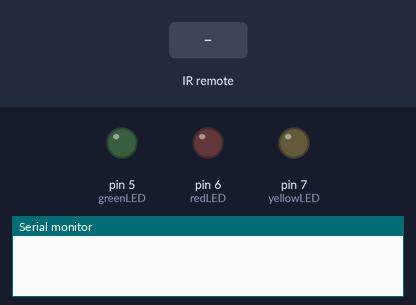
Bench run of a sketch on a simulated Arduino Uno, built with avr-gcc and run on an emulated ATmega328P. Parts: output pins drawn as LEDs (lit = HIGH), the last lines printed to the serial monitor. The inputs (shaded band) are chosen by the test bench.

Above: at 1.2 s.
1.3 s: infrared code 0xFF30CF received
At 1.9 s:
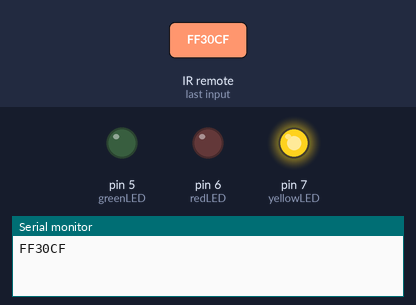
2.9 s: infrared code 0xFF7A85 received
At 4.1 s:
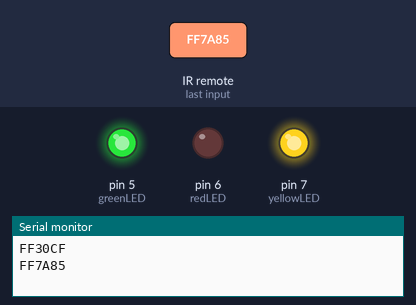
4.4 s: infrared code 0xFF10EF received
At 5.5 s:
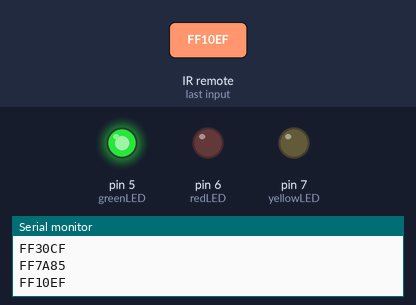
5.9 s: infrared code 0xFF18E7 received
At 6.7 s:
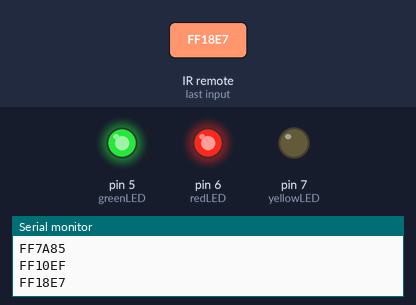
7.4 s: infrared code 0xFF5AA5 received
At 7.9 s:
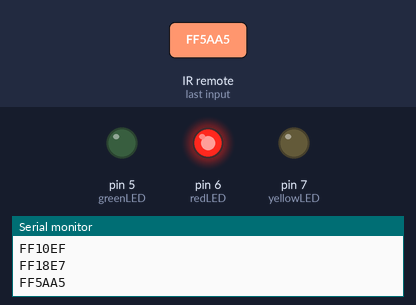
8.9 s: infrared code 0xFF30CF received
At 10.2 s:
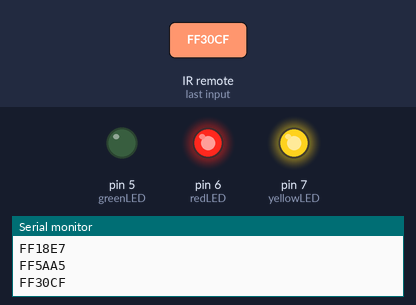
Timing chart, 0 to 11.4 s (numbered marks = the images above; inputs shaded):
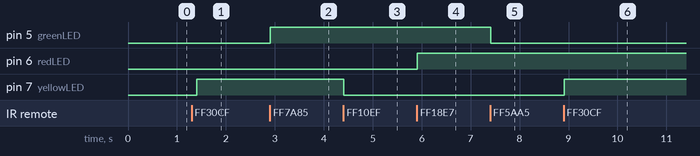

Measured:
- after the input at 1.3 s, pin 7 (yellowLED): LOW → HIGH after 0.10 s
- after the input at 2.9 s, pin 5 (greenLED): LOW → HIGH at once
- after the input at 4.4 s, pin 7 (yellowLED): HIGH → LOW at once
- after the input at 5.9 s, pin 6 (redLED): LOW → HIGH at once
- after the input at 7.4 s, pin 5 (greenLED): HIGH → LOW at once
- after the input at 8.9 s, pin 7 (yellowLED): LOW → HIGH at once

The sketch:

Infrared_Control.ino
```cpp
#include <IRremote.h>
#include <IRremoteInt.h>

const int RECEIVER_PIN = 2;

int greenLED = 5;
int redLED = 6;
int yellowLED = 7;

IRrecv ir_reciever(RECEIVER_PIN);
decode_results codes_recieved;

void setup() {
  Serial.begin(9600);
  ir_reciever.enableIRIn(); //starts the reception

  pinMode(greenLED, OUTPUT);
  pinMode(redLED, OUTPUT);
  pinMode(yellowLED, OUTPUT);
}

void loop() {
  if (ir_reciever.decode(&codes_recieved)) {
    if (codes_recieved.value != 0) {
      Serial.println(codes_recieved.value, HEX);
    }
  }
  //////////////////////////////////////////////////////////////////////////

  //turn on yellow led
  if (codes_recieved.value == 0xFF30CF) { //Number 1
    digitalWrite(yellowLED, HIGH);
    delay(500);
  }
  if (codes_recieved.value == 0xFF10EF) { //Number 4
    digitalWrite(yellowLED, LOW);
    delay(500);
  }


  //turn on red led
  if (codes_recieved.value == 0xFF7A85) { //Number 2
    digitalWrite(greenLED, HIGH);
    delay(500);
  }
  if (codes_recieved.value == 0xFF5AA5) { //Number 5
    digitalWrite(greenLED, LOW);
    delay(500);
  }

  //turn on green led
  if (codes_recieved.value == 0xFF18E7) { //Number 3
    digitalWrite(redLED, HIGH);
    delay(500);
  }
  if (codes_recieved.value == 0xFF38C7) { //Number 6
    digitalWrite(redLED, LOW);
    delay(500);
  }

  ir_reciever.resume(); //recieves next code
  delay(200);
  codes_recieved.value = 0;
}
```
